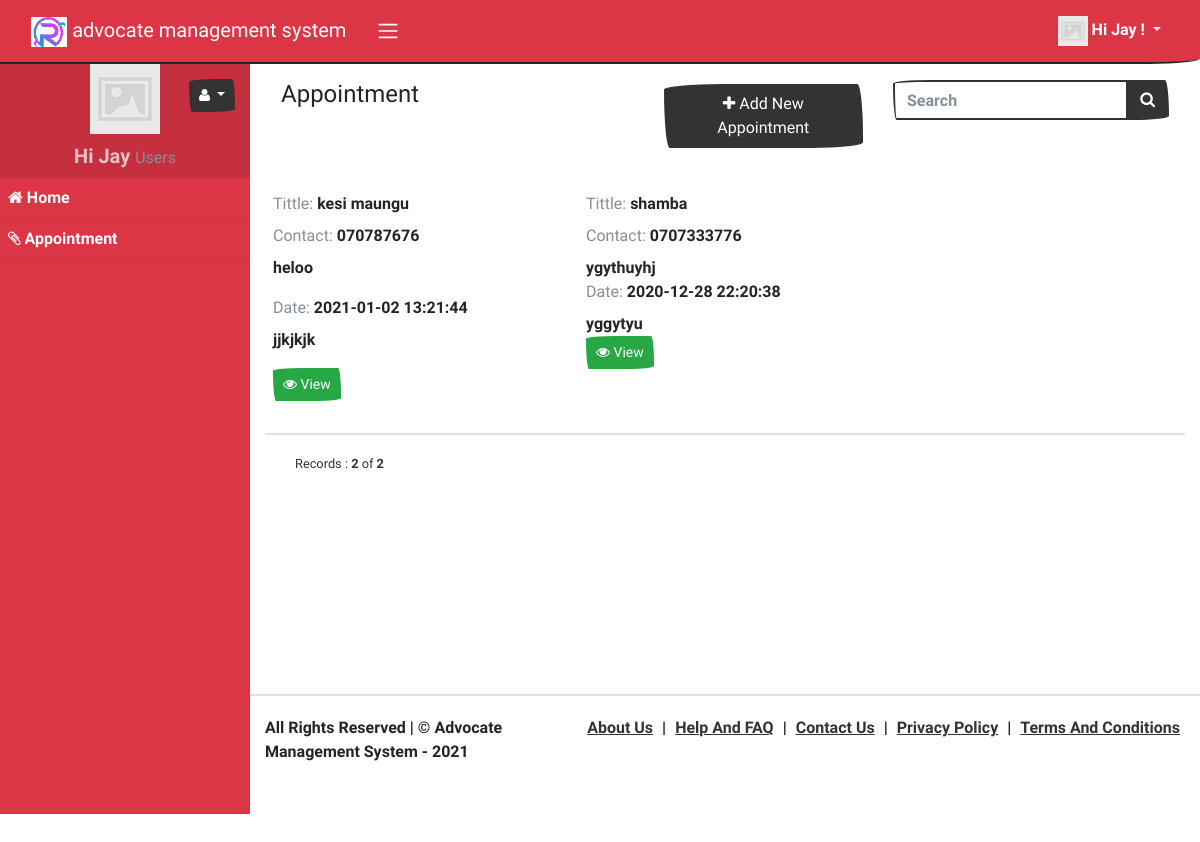
Page /appointment (signed in) on the committed database.
### tables this page shows
CREATE TABLE `appointment` (
  `id` int(11) NOT NULL,
  `tittle` varchar(255) NOT NULL,
  `contact` varchar(255) NOT NULL,
  `motive` varchar(255) NOT NULL,
  `date` varchar(255) NOT NULL,
  `notes` varchar(255) NOT NULL
);

### app/views/partials/appointment/list.php (the view, shortened to what the rows shown need)
<?php
$can_edit = ACL::is_allowed("appointment/edit");
$can_view = ACL::is_allowed("appointment/view");
?>
<?php
$page_element_id = "list-page-" . random_str();
$current_page = $this->set_current_page_link();
$view_data = $this->view_data;
$records = $view_data->records;
?>
<section class="page" id="<?php echo $page_element_id; ?>" data-page-type="list"  data-display-type="grid" data-page-url="<?php print_link($current_page); ?>">
        <div  class="">
            <div class="container-fluid">
                <div class="row ">
                    <div class="col-md-12 comp-grid">
                        <div  class=" animated fadeIn page-content">
                            <div id="appointment-list-records">
                                <?php
                                if(!empty($records)){
                                ?>
                                <div id="page-report-body">
                                    <div class="row sm-gutters page-data" id="page-data-<?php echo $page_element_id; ?>">
                                        <?php
                                        foreach($records as $data){
                                        $rec_id = (!empty($data['id']) ? urlencode($data['id']) : null);
                                        ?>
                                        <div class="col-sm-4">
                                            <div class="card-small p-2 mb-3 animated bounceIn">
                                                <div class="mb-2">
                                                    <span <?php if($can_edit){ ?> data-value="<?php echo $data['tittle']; ?>"
                                                        class="is-editable" <?php } ?>>
                                                        <span class="font-weight-light text-muted ">
                                                            Tittle:
                                                        </span>
                                                        <?php echo $data['tittle']; ?>
                                                    </span>
                                                </div>
                                                <div class="mb-2">
                                                    <span <?php if($can_edit){ ?> data-value="<?php echo $data['contact']; ?>"
                                                        class="is-editable" <?php } ?>>
                                                        <span class="font-weight-light text-muted ">
                                                            Contact:
                                                        </span>
                                                        <?php echo $data['contact']; ?>
                                                    </span>
                                                </div>
                                                <div><?php echo $data['motive']; ?></div>
                                                <div class="mb-2">
                                                    <span <?php if($can_edit){ ?> data-flatpickr="{ minDate: '', maxDate: ''}"
                                                        class="is-editable" <?php } ?>>
                                                        <span class="font-weight-light text-muted ">
                                                            Date:
                                                        </span>
                                                        <?php echo $data['date']; ?>
                                                    </span>
                                                </div>
                                                <div><?php echo $data['notes']; ?></div>
                                                <div class="td-btn">
                                                    <?php if($can_view){ ?>
                                                    <a class="btn btn-sm btn-success has-tooltip" title="View Record" href="<?php print_link("appointment/view/$rec_id"); ?>">
                                                        <i class="fa fa-eye"></i> View
                                                    </a>
                                                    <?php } ?>
                                                </div>
                                            </div>
                                        </div>
                                        <?php
                                        }
                                        ?>
                                    </div>
                                </div>
                                <?php
                                }
                                else{
                                ?>
                                <div class="text-muted  animated bounce p-3">
                                    <h4><i class="fa fa-ban"></i> No record found</h4>
                                </div>
                                <?php
                                }
                                ?>
                            </div>
                        </div>
                    </div>
                </div>
            </div>
        </div>
    </section>

### rows in the picture
appointment: tittle "kesi maungu", contact "070787676", motive "heloo", date "2021-01-02 13:21:44", notes "jjkjkjk"
appointment: tittle "shamba", contact "0707333776", motive "ygythuyhj", date "2020-12-28 22:20:38", notes "yggytyu"

### other values in the picture
SITE_NAME "advocate management system"
USER_NAME "Jay"
ACL::$user_role "Users"
$menuobj['label'] "Home"
$menuobj['label'] "Appointment"
$record_position "2"
$this->total_records "2"
SITE_NAME "Advocate Management System"
